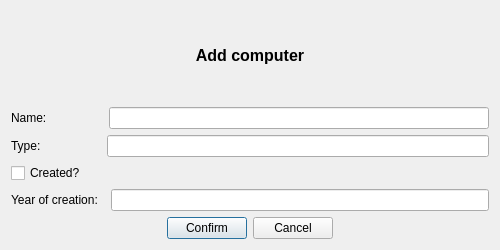
<?xml version="1.0" encoding="UTF-8"?>
<ui version="4.0">
 <class>DialogAddCom</class>
 <widget class="QDialog" name="DialogAddCom">
  <property name="geometry">
   <rect>
    <x>0</x>
    <y>0</y>
    <width>500</width>
    <height>250</height>
   </rect>
  </property>
  <property name="windowTitle">
   <string>Dialog</string>
  </property>
  <layout class="QVBoxLayout" name="verticalLayout_2">
   <item>
    <widget class="QLabel" name="label_addCom">
     <property name="text">
      <string>&lt;html&gt;&lt;head/&gt;&lt;body&gt;&lt;p&gt;&lt;span style=&quot; font-size:12pt; font-weight:600;&quot;&gt;Add computer&lt;/span&gt;&lt;/p&gt;&lt;/body&gt;&lt;/html&gt;</string>
     </property>
     <property name="textFormat">
      <enum>Qt::RichText</enum>
     </property>
     <property name="alignment">
      <set>Qt::AlignCenter</set>
     </property>
    </widget>
   </item>
   <item>
    <layout class="QHBoxLayout" name="horizontalLayout_11">
     <item>
      <widget class="QLabel" name="label_addName_2">
       <property name="text">
        <string>Name:                 </string>
       </property>
      </widget>
     </item>
     <item>
      <widget class="QLineEdit" name="lineEdit_addGName"/>
     </item>
    </layout>
   </item>
   <item>
    <layout class="QHBoxLayout" name="horizontalLayout_7">
     <item>
      <widget class="QLabel" name="label_addName">
       <property name="text">
        <string>Type:                  </string>
       </property>
      </widget>
     </item>
     <item>
      <widget class="QLineEdit" name="lineEdit_addName"/>
     </item>
    </layout>
   </item>
   <item>
    <widget class="QCheckBox" name="checkBox_created">
     <property name="text">
      <string>Created?</string>
     </property>
    </widget>
   </item>
   <item>
    <layout class="QHBoxLayout" name="horizontalLayout_8">
     <item>
      <widget class="QLabel" name="label_creationYear">
       <property name="text">
        <string>Year of creation:  </string>
       </property>
      </widget>
     </item>
     <item>
      <widget class="QLineEdit" name="lineEdit_addCreationYear"/>
     </item>
    </layout>
   </item>
   <item>
    <layout class="QHBoxLayout" name="horizontalLayout_12">
     <item>
      <spacer name="horizontalSpacer_5">
       <property name="orientation">
        <enum>Qt::Horizontal</enum>
       </property>
       <property name="sizeHint" stdset="0">
        <size>
         <width>128</width>
         <height>20</height>
        </size>
       </property>
      </spacer>
     </item>
     <item>
      <widget class="QPushButton" name="confirmAddButton">
       <property name="text">
        <string>Confirm</string>
       </property>
      </widget>
     </item>
     <item>
      <widget class="QPushButton" name="pushButton_cancelAdd">
       <property name="text">
        <string>Cancel</string>
       </property>
      </widget>
     </item>
     <item>
      <spacer name="horizontalSpacer_6">
       <property name="orientation">
        <enum>Qt::Horizontal</enum>
       </property>
       <property name="sizeHint" stdset="0">
        <size>
         <width>148</width>
         <height>20</height>
        </size>
       </property>
      </spacer>
     </item>
    </layout>
   </item>
  </layout>
  <zorder>lineEdit_surname</zorder>
  <zorder>label_surname</zorder>
  <zorder>label_death</zorder>
  <zorder>horizontalSpacer_3</zorder>
  <zorder>horizontalSpacer_2</zorder>
  <zorder>lineEdit_yearBirth</zorder>
  <zorder>layoutWidget</zorder>
  <zorder>checkBox_created</zorder>
  <zorder>layoutWidget_2</zorder>
  <zorder>label_addCom</zorder>
  <zorder>layoutWidget_5</zorder>
  <zorder>layoutWidget_6</zorder>
 </widget>
 <resources/>
 <connections/>
</ui>
